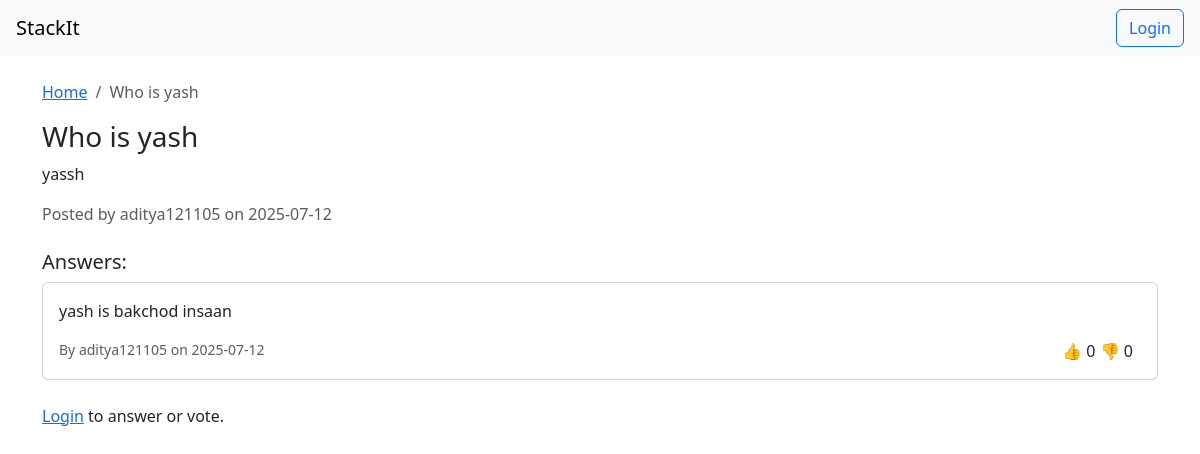
Screenshot of /question/1 with the database file from the repository.
### app/models.py (models this page shows)
class Question(db.Model):
    id = db.Column(db.Integer, primary_key=True)
    title = db.Column(db.String(300), nullable=False)
    description = db.Column(db.Text, nullable=False)
    date_posted = db.Column(db.DateTime, default=datetime.utcnow)
    user_id = db.Column(db.Integer, db.ForeignKey('user.id'), nullable=False)
    tags = db.relationship('Tag', secondary=question_tags, backref=db.backref('questions', lazy='dynamic'))
    answers = db.relationship('Answer', backref='question', lazy=True)

class User(UserMixin, db.Model):
    id = db.Column(db.Integer, primary_key=True)
    username = db.Column(db.String(150), unique=True, nullable=False)
    email = db.Column(db.String(150), unique=True, nullable=False)
    password = db.Column(db.String(200), nullable=False)
    answers = db.relationship('Answer', backref='author', lazy=True)
    questions = db.relationship('Question', backref='author', lazy=True)
    votes = db.relationship('Vote', backref='voter', lazy=True)

class Answer(db.Model):
    id = db.Column(db.Integer, primary_key=True)
    content = db.Column(db.Text, nullable=False)
    date_posted = db.Column(db.DateTime, default=datetime.utcnow)
    user_id = db.Column(db.Integer, db.ForeignKey('user.id'), nullable=False)
    question_id = db.Column(db.Integer, db.ForeignKey('question.id'), nullable=False)
    votes = db.relationship('Vote', backref='answer', lazy=True)
    is_accepted = db.Column(db.Boolean, default=False)

### app/routes.py (the view)
@bp.route('/question/<int:question_id>', methods=['GET', 'POST'])
def question_detail(question_id):
    question = Question.query.get_or_404(question_id)
    form = AnswerForm()
    if form.validate_on_submit():
        answer = Answer(content=form.content.data, author=current_user, question=question)
        db.session.add(answer)
        db.session.commit()
        return redirect(url_for('main.question_detail', question_id=question.id))
    return render_template('question.html', question=question, form=form)

### app/templates/question.html (shortened to what this page needs)
{% extends 'base.html' %}
{% block content %}
<nav aria-label="breadcrumb">
  <ol class="breadcrumb">
    <li class="breadcrumb-item"><a href="{{ url_for('main.home') }}">Home</a></li>
    <li class="breadcrumb-item active" aria-current="page">{{ question.title }}</li>
  </ol>
</nav>
<h3>{{ question.title }}</h3>
<p>{{ question.description }}</p>
<p class="text-muted">Posted by {{ question.author.username }} on {{ question.date_posted.strftime('%Y-%m-%d') }}</p>
<h5 class="mt-4">Answers:</h5>
{% for ans in question.answers %}
<div class="card mb-3">
  <div class="card-body">
    <p>{{ ans.content }}</p>
    <div class="d-flex justify-content-between">
      <small class="text-muted">By {{ ans.author.username }} on {{ ans.date_posted.strftime('%Y-%m-%d') }}</small>
      <div>
        <span class="me-2">
          👍 {{ ans.votes | selectattr('vote_type', 'equalto', 'up') | list | length }}
          👎 {{ ans.votes | selectattr('vote_type', 'equalto', 'down') | list | length }}
        </span>
      </div>
    </div>
  </div>
</div>
{% else %}
<p>No answers yet. Be the first to answer!</p>
{% endfor %}
{% if current_user.is_authenticated %}
<h5 class="mt-5">Your Answer:</h5>
<form method="POST">
  {{ form.hidden_tag() }}
  <div class="mb-3">
    {{ form.content.label(class="form-label") }}
    {{ form.content(class="form-control", rows="4") }}
  </div>
  {{ form.submit(class="btn btn-primary") }}
</form>
{% else %}
<p class="mt-4"><a href="{{ url_for('main.login') }}">Login</a> to answer or vote.</p>
{% endif %}
{% endblock %}

### app/static/css/style.css (style rules this page uses)
:root { --primary-color: #3b49df; --primary-hover: #2f3ab2; --secondary-color: #f5f5f5; --text-color: #333; --light-text: #666; --lighter-text: #999; --border-color: #ddd; --success-color: #28a745; --danger-color: #dc3545; --warning-color: #ffc107; --info-color: #17a2b8; --white: #fff; --light-bg: #f8f9fa; --dark-bg: #343a40; --shadow: 0 1px 3px rgba(0, 0, 0, 0.1); }
* { margin: 0; padding: 0; box-sizing: border-box; }
body { font-family: -apple-system, BlinkMacSystemFont, 'Segoe UI', Roboto, Oxygen, Ubuntu, Cantarell, sans-serif; color: var(--text-color); line-height: 1.6; background-color: var(--light-bg); }
a { text-decoration: none; color: var(--primary-color); }

### rows the page displays
Question: title "Who is yash", description "yassh", date_posted "2025-07-12"
User: author.username "aditya121105"
Answer: content "yash is bakchod insaan", author.username "aditya121105", date_posted "2025-07-12", votes|selectattr "0"
